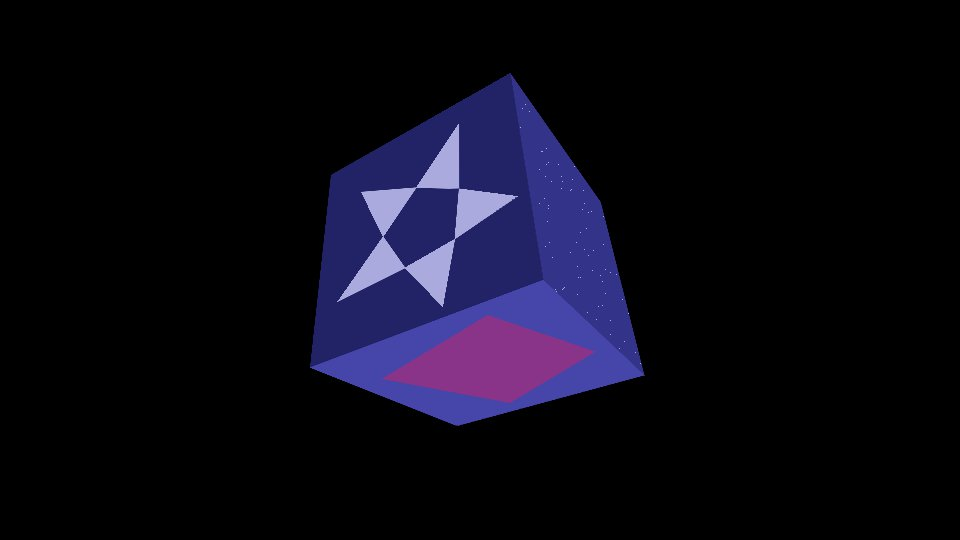

Generate this figure with Python:
# -*- coding: utf-8 -*-
import pygame
import numpy as np
import math
from sys import exit


class SideEffectCube:
    """
    Displays a cube with animated effects on its surfaces.

    @author: kalle
    """

    def __init__(self, screen, target_fps, run_seconds):
        self.run_seconds = run_seconds
        self.screen = screen
        self.width = self.screen.get_size()[0]
        self.height = self.screen.get_size()[1]
        self.fullScreen = False
        self.backgroundColor = (0, 0, 0)
        self.angleScale = (2.0 * np.pi) / 360.0         # to scale degrees.
        self.VectorObjs = []
        self.starAngle = 0.0
        self.starAngleAdd = 5.0
        self.starNodes = np.zeros((10, 2), dtype=float)  # star nodes have angle and distance from center data
        self.starField = np.zeros((50, 3), dtype=float)  # X and Y of each star + X speed
        self.starFieldColor = (170, 170, 222)
        self.zoomFrameCount = 180
        self.zoomDirection = 1
        self.zoomFrames = 0
        self.totalFrameCount = 60 * 45                  # 45 seconds
        self.totalFrames = 0
        self.midScreen = np.array([int(self.width / 2), int(self.height / 2)], dtype=float)
        self.zScale = self.height                       # Scaling for z coordinates
        self.startZPos = 10000.0
        self.endZPos = 500.0
        self.zPos = self.startZPos
        self.target_fps = target_fps                    # affects movement speeds
        self.running = True
        self.stop = False
        self.paused = False
        self.clock = pygame.time.Clock()
        self.start_timer = pygame.time.get_ticks()

        self.prepareCube()
        for VectorObj in self.VectorObjs:
            VectorObj.initObject()  # initialize objects
        self.screen.fill(self.backgroundColor)

    def run(self):
        """ Main loop. """

        while self.running:
            for event in pygame.event.get():
                if event.type == pygame.QUIT:
                    self.running = False
                    self.stop = True
                elif event.type == pygame.KEYDOWN:
                    if event.key == pygame.K_ESCAPE:
                        self.zoomDirection = -1
                        self.totalFrames = self.totalFrameCount - self.zoomFrames
                        self.stop = True
                    if event.key == pygame.K_f:
                        self.toggleFullScreen()
                    if event.key == pygame.K_SPACE:
                        self.pause()
                    if event.key == pygame.K_s:
                        # save screen, at half the resolution, using class name as file name
                        pygame.image.save(pygame.transform.scale(self.screen, (int(self.screen.get_size()[0] / 2), int(self.screen.get_size()[1] / 2))),
                                          self.__class__.__name__ + '.jpg')
                    # if event.key == pygame.K_i:
                    #     self.toggleInfoDisplay()
                elif event.type == pygame.MOUSEBUTTONDOWN:
                    if event.button == 1:
                        # left button: exit
                        self.zoomDirection = -1
                        self.totalFrames = self.totalFrameCount - self.zoomFrames

            if self.paused:
                pygame.time.wait(100)
            else:
                # main components executed here
                self.zoomCube()
                self.moveStarField()
                self.rotateStar()
                self.calcAndDisplay()

                # release any locks on screen
                while self.screen.get_locked():
                    self.screen.unlock()

                # switch between currently showed and the next screen (prepared in "buffer")
                pygame.display.flip()
                self.clock.tick(self.target_fps)  # this keeps code running at max target_fps

            if pygame.time.get_ticks() > self.start_timer + 1000 * self.run_seconds:
                self.zoomDirection = -1
                self.totalFrames = self.totalFrameCount - self.zoomFrames

        return self.stop

    def zoomCube(self):
        """
        Zoom the cube in and out by changing zPos.
        """

        self.zoomFrames += self.zoomDirection
        self.zPos = self.endZPos + self.startZPos * (self.zoomFrameCount - self.zoomFrames) / self.zoomFrameCount
        if self.zoomFrames == self.zoomFrameCount:
            self.zoomDirection = 0  # stop zoom when at the front
        self.totalFrames += 1
        if self.totalFrames == int(self.totalFrameCount / 2):
            self.VectorObjs[0].rotateSpeed *= 2  # double the rotation speed at half way
        if self.totalFrames == self.totalFrameCount - self.zoomFrameCount:
            self.zoomDirection = -1  # inititate zooming out
        if self.totalFrames >= self.totalFrameCount:
            self.running = False

    def calcAndDisplay(self):
        """
        Rotate and calculate objects and draw the cube on screen.
        """

        # lock screen for pixel operations
        self.screen.lock()

        # clear screen.
        self.screen.fill(self.backgroundColor)

        # unlock screen
        self.screen.unlock()

        # first rotate and transform both cubes.
        for VectorObj in self.VectorObjs:
            VectorObj.increaseAngles()
            VectorObj.setRotationMatrix()
            VectorObj.rotate()
            VectorObj.transform(self.zScale, self.zPos, self.midScreen)
            VectorObj.updateSurfaceCrossProductVector()
            VectorObj.updateSurfaceAngleToViewer(self.zPos)

        # draw cube 0 and, depending on surface, add projected additional details
        VectorObj = self.VectorObjs[0]
        # draw surface by surface, if surface is visible.
        for surface in (surf for surf in VectorObj.surfaces if surf.visible == 1):
            # build a list of transNodes for this surface
            node_list = ([VectorObj.transNodes[node][:2] for node in surface.nodes])
            pygame.draw.aalines(self.screen, surface.color, True, node_list)
            pygame.draw.polygon(self.screen, surface.color, node_list)
            if int(surface.idnum / 2) == 0:
                # "left and right" sides: add starfield
                self.addStarField(node_list)
            if int(surface.idnum / 2) == 1:
                # "top and bottom" surfaces: add star
                self.addStar(node_list)
            if int(surface.idnum / 2) == 2:
                # "front and back" surfaces: add cube
                self.addCube(node_list, surface.idnum)

    def addStarField(self, node_list):

        # add a star field to the surface just drawn. Each star has X and Y coordinates in range [0,1]; simply scale them within the surface.
        # use less stars when zoomed far away.

        XY = self.scaleToSurface(self.starField[0:int(np.shape(self.starField)[0] * (self.zoomFrames + 10) / (self.zoomFrameCount + 10)), 0:2], node_list)
        if self.zPos > self.endZPos + 1000.0:
            for i in range(int(np.shape(XY)[0] * ((self.startZPos + 1000.0 - self.zPos) / (self.startZPos - self.endZPos)))):
                self.screen.set_at((int(XY[i][0]), int(XY[i][1])), self.starFieldColor)
        else:
            c_size = 1.0 + (self.endZPos + 1000.0 - self.zPos) / 1000.0
            for i in range(np.shape(XY)[0]):
                pygame.draw.circle(self.screen, self.starFieldColor, (int(XY[i][0]), int(XY[i][1])), c_size)

    def moveStarField(self):

        # add "X-add" to X coordinate
        self.starField[:, 0] = self.starField[:, 0] + self.starField[:, 2]
        # check if still within cube boundaries
        for i in range(np.shape(self.starField)[0]):
            if self.starField[i, 0] > 0.99:
                self.starField[i, 0] -= 0.99

    def addStar(self, node_list):

        # add a star to the surface just drawn. node_list has surface node X,Y pair screen coordinates in clockwise order
        node_array = np.hstack((np.sin((self.starAngle + self.starNodes[:, 0:1]) * self.angleScale) * self.starNodes[:, 1:2] / 2 + 0.5,
                                np.cos((self.starAngle + self.starNodes[:, 0:1]) * self.angleScale) * self.starNodes[:, 1:2] / 2 + 0.5))
        XY = self.scaleToSurface(node_array, node_list)

        # draw the star, one triangle at a time
        node_list = (XY[0], XY[5], XY[9])
        pygame.draw.aalines(self.screen, self.starFieldColor, True, node_list)
        pygame.draw.polygon(self.screen, self.starFieldColor, node_list)
        for i in (range(4)):
            node_list = (XY[i + 1], XY[i + 6], XY[i + 5])
            pygame.draw.aalines(self.screen, self.starFieldColor, True, node_list)
            pygame.draw.polygon(self.screen, self.starFieldColor, node_list)

    def rotateStar(self):

        # rotate star by increasing the angle
        self.starAngle += self.starAngleAdd
        if self.starAngle >= 360:
            self.starAngle -= 360

    def addCube(self, node_list, idnum):

        # add object 1 i.e. the other cube by projecting it to the surface by simple scaling.

        CubeObj = self.VectorObjs[1]
        # recalculate transNodes. First they must be scaled to range [0,1]
        new_transNodes = (CubeObj.transNodes - self.midScreen) * (0.0025 * self.zPos / self.zScale) + np.array([0.5, 0.5])
        new_transNodes = self.scaleToSurface(new_transNodes, node_list)
        for surface in (surf for surf in CubeObj.surfaces if surf.visible == 1):
            # build a list of transNodes for this surface
            node_list = ([new_transNodes[node][:2] for node in surface.nodes])
            # change color depending on which master cube surface drawn
            color = surface.color
            if idnum % 2 == 0:
                color = (color[1], color[0], color[1])
            pygame.draw.aalines(self.screen, color, True, node_list)
            pygame.draw.polygon(self.screen, color, node_list)

    def scaleToSurface(self, XY_array, node_list):

        # node_list has surface four node X,Y pair screen coordinates in clockwise order
        # XY_array is a numpy array of shape (n,2) with values between 0 and 1, scaling within the surface X and Y.

        n_array = np.shape(XY_array)[0]
        # build a node array for "up" and "down" nodes "left" to "right" from node_list
        node_up =   np.array([node_list[0][0], node_list[0][1], node_list[1][0], node_list[1][1]])
        node_down = np.array([node_list[3][0], node_list[3][1], node_list[2][0], node_list[2][1]])
        # using Y coordinate, find the line (X1,Y1 - X2,Y2) wher the star is located
        Y_line = np.ones((n_array, 1)) * node_up - XY_array[:, 1:2] * node_up + XY_array[:, 1:2] * node_down

        # scale the results using star X coordinate
        m = XY_array[:, 0:1] * Y_line
        # combine to get end result
        XY = np.hstack((Y_line[:, 0:1] - m[:, 0:1] + m[:, 2:3],  Y_line[:, 1:2] - m[:, 1:2] + m[:, 3:4]))

        # perhaps a more readable scaling below, commented out of use
        # X1 = (1.0 - Y_array) * node_list[0][0] + Y_array * node_list[3][0]
        # Y1 = (1.0 - Y_array) * node_list[0][1] + Y_array * node_list[3][1]
        # X2 = (1.0 - Y_array) * node_list[1][0] + Y_array * node_list[2][0]
        # Y2 = (1.0 - Y_array) * node_list[1][1] + Y_array * node_list[2][1]
        # # using star X coordinate, set its screen X,Y on the line
        # X = (1.0 - X_array) * stars_X1 + X_array * stars_X2
        # Y = (1.0 - X_array) * stars_Y1 + X_array * stars_Y2

        return XY

    def toggleFullScreen(self):

        # toggle between fulls creen and windowed mode
        pygame.display.toggle_fullscreen()

    def pause(self):

        if self.paused:
            self.paused = False
        else:
            self.paused = True

    def addVectorObj(self, VectorObj):
        self.VectorObjs.append(VectorObj)

    def prepareCube(self):

        # set up two simple cubes. The second one will then be projected on the side of the other.

        vobj = VectorObject()
        vobj2 = VectorObject()
        # first add nodes, i.e. the corners of the cube, in (X, Y, Z) coordinates
        node_array = np.array([
                [ 100.0, 100.0, 100.0],
                [ 100.0, 100.0,-100.0],
                [ 100.0,-100.0,-100.0],
                [ 100.0,-100.0, 100.0],
                [-100.0, 100.0, 100.0],
                [-100.0, 100.0,-100.0],
                [-100.0,-100.0,-100.0],
                [-100.0,-100.0, 100.0]
                ])
        vobj.addNodes(node_array)
        vobj2.addNodes(node_array)
        # then define surfaces: ID, color, nodes
        node_list = [0, 3, 2, 1]  # node_list defines the four nodes forming a cube surface, in clockwise order
        vobj.addSurfaces( 0, ( 51, 51,137), node_list)
        vobj2.addSurfaces(0, ( 51,137, 51), node_list)
        node_list = [4, 5, 6, 7]
        vobj.addSurfaces( 1, ( 51, 51,137), node_list)
        vobj2.addSurfaces(1, ( 51,137, 51), node_list)
        node_list = [0, 1, 5, 4]
        vobj.addSurfaces( 2, ( 34, 34,102), node_list)
        vobj2.addSurfaces(2, ( 34,102, 34), node_list)
        node_list = [3, 7, 6, 2]
        vobj.addSurfaces( 3, ( 34, 34,102), node_list)
        vobj2.addSurfaces(3, ( 34,102, 34), node_list)
        node_list = [0, 4, 7, 3]
        vobj.addSurfaces( 4, ( 69, 69,170), node_list)
        vobj2.addSurfaces(4, ( 69,170, 69), node_list)
        node_list = [1, 2, 6, 5]
        vobj.addSurfaces( 5, ( 69, 69,170), node_list)
        vobj2.addSurfaces(5, ( 69,170, 69), node_list)

        vobj.rotateSpeed = np.array([2.1, -1.3, 1.55])
        vobj2.rotateSpeed = np.array([2.75, 1.4, -0.95])

        # add the object
        self.addVectorObj(vobj)
        self.addVectorObj(vobj2)

        # set up random star field with X,Y ranging from 0 to 1 and "X speed" from 0.01 to 0.04
        self.starField = np.random.rand(int(self.height / 8), 3) * np.array([1, 1, 0.03]) + np.array([0, 0, 0.01])

        # set up star nodes
        for i in range(5):
            self.starNodes[i, :] = np.array([i * 360 / 5, 0.9])
            self.starNodes[i + 5, :] = np.array([(i + 0.5) * 360 / 5, 0.4])


class VectorObject:

    """
    Position is the object's coordinates.
    Nodes are the predefined, static definition of object "corner points", around object position anchor point (0,0,0).
    RotatedNodes are the Nodes rotated by the given Angles and moved to Position.
    TransNodes are the RotatedNodes transformed from 3D to 2D (X.Y) screen coordinates.

    @author: kalle
    """
    def __init__(self):
        self.angles = np.array([0.0, 0.0, 0.0])
        self.angleScale = (2.0 * np.pi) / 360.0             # to scale degrees.
        self.rotationMatrix = np.zeros((3, 3))
        self.rotateSpeed = np.array([0.0, 0.0, 0.0])
        self.nodes = np.zeros((0, 3))                       # nodes will have unrotated X,Y,Z coordinates
        self.rotatedNodes = np.zeros((0, 3))                # rotatedNodes will have X,Y,Z coordinates after rotation ("final 3D coordinates")
        self.transNodes = np.zeros((0, 2))                  # transNodes will have X,Y coordinates
        self.surfaces = []

    def initObject(self):
        self.updateSurfaceCrossProductVector()
        self.updateSurfaceCrossProductLen()

    def addNodes(self, node_array):
        # add nodes (all at once)
        self.nodes = node_array
        self.rotatedNodes = node_array  # initialize rotatedNodes with nodes

    def addSurfaces(self, idnum, color, node_list):
        # add a Surface, defining its properties
        surface = VectorObjectSurface()
        surface.idnum = idnum
        surface.color = color
        surface.nodes = node_list
        self.surfaces.append(surface)

    def increaseAngles(self):
        self.angles += self.rotateSpeed
        for i in range(3):
            if self.angles[i] >= 360:
                self.angles[i] -= 360
            if self.angles[i] < 0:
                self.angles[i] += 360

    def setRotationMatrix(self):
        """ Set matrix for rotation using angles. """

        (sx, sy, sz) = np.sin((self.angles) * self.angleScale)
        (cx, cy, cz) = np.cos((self.angles) * self.angleScale)

        # build a matrix for X, Y, Z rotation (in that order, see Wikipedia: Euler angles) including position shift.
        # add a column of zeros for later position use
        self.rotationMatrix = np.array([[cy * cz               , -cy * sz              , sy      ],
                                        [cx * sz + cz * sx * sy, cx * cz - sx * sy * sz, -cy * sx],
                                        [sx * sz - cx * cz * sy, cz * sx + cx * sy * sz, cx * cy ]])

    def updateSurfaceCrossProductVector(self):
        # calculate cross product vector for each surface using rotatedNodes
        # always use vectors (1, 0) and (1, 2) (numbers representing nodes)
        # numpy "cross" was terribly slow, calculating directly as below takes about 10 % of the time.
        for surface in self.surfaces:
            vec_A = self.rotatedNodes[surface.nodes[2], 0:3] - self.rotatedNodes[surface.nodes[1], 0:3]
            vec_B = self.rotatedNodes[surface.nodes[0], 0:3] - self.rotatedNodes[surface.nodes[1], 0:3]
            vec_Cross = ([
                vec_B[1] * vec_A[2] - vec_B[2] * vec_A[1],
                vec_B[2] * vec_A[0] - vec_B[0] * vec_A[2],
                vec_B[0] * vec_A[1] - vec_B[1] * vec_A[0]
                ])
            surface.crossProductVector = vec_Cross

    def updateSurfaceCrossProductLen(self):
        # calculate cross product vector length for each surface.
        # this is constant and done only at init stage.
        for surface in self.surfaces:
            surface.setCrossProductLen()

    def updateSurfaceAngleToViewer(self, zPos):
        # calculate acute angle between surface plane and Viewer
        # surface plane cross product vector and Viewer vector both from node 1.
        for surface in self.surfaces:
            vec_Viewer = self.rotatedNodes[surface.nodes[1], 0:3] + np.array([0, 0, zPos])
            surface.setAngleToViewer(vec_Viewer)
            if surface.angleToViewer > 0:
                surface.visible = 1
            else:
                surface.visible = 0

    def rotate(self):
        """
        Apply a rotation defined by a given rotation matrix. First add
        """
        self.rotatedNodes = np.dot(self.nodes, self.rotationMatrix)

    def transform(self, zScale, zPos, midScreen):
        """
        Add screen center.
        """
        # add zPos and tranform from 3D to 2D; add midScreen to center on screen.
        self.transNodes = (self.rotatedNodes[:, 0:2] * zScale) / (self.rotatedNodes[:, 2:3] + zPos) + midScreen


class VectorObjectSurface:

    """
    Surfaces for a VectorObject.

    @author: kalle
    """

    def __init__(self):
        self.idnum = 0
        # properties set when defining the object
        self.nodes = []
        self.color = (0, 0, 0)
        # the following are calculated during program execution
        self.crossProductVector = np.zeros((0, 3))
        self.crossProductLen = 0.0   # precalculated length of the cross product vector - this is constant
        self.angleToViewer = 0.0
        self.angleToLightSource = 0.0
        self.visible = 1

    def setCrossProductVector(self, crossProductVector):
        self.crossProductVector = crossProductVector

    def setLightSourceVector(self, lightSourceVector):
        self.lightSourceVector = lightSourceVector

    def setCrossProductLen(self):
        self.crossProductLen = self.vectorLen(self.crossProductVector)

    def setAngleToViewer(self, vec_Viewer):
        if self.crossProductLen > 0 and vec_Viewer.any() != 0:
            # instead of true angle calculation using asin and vector lengths, a simple np.vdot is sufficient to find the sign (which defines if surface is visible)
            # self.angleToViewer = math.asin(np.dot(self.crossProductVector, vec_Viewer) / (self.crossProductLen * np.linalg.norm(vec_Viewer)))
            self.angleToViewer = np.dot(self.crossProductVector, vec_Viewer)

    def vectorLen(self, vector):
        # equivalent to numpy.linalg.norm for a 3D real vector, but much faster. math.sqrt is faster than numpy.sqrt.
        return math.sqrt(vector[0] * vector[0] + vector[1] * vector[1] + vector[2] * vector[2])


if __name__ == '__main__':
    """
    Prepare screen, objects etc.
    """

    # set screen size
    # first check available full screen modes
    pygame.display.init()
    # disp_modes = pygame.display.list_modes(0, pygame.FULLSCREEN | pygame.DOUBLEBUF | pygame.HWSURFACE)
    # disp_size = disp_modes[4] # selecting display size from available list. Assuming the 5th element is nice...
    disp_size = (1920, 1080)
    # disp_size = (800, 600)

    screen = pygame.display.set_mode(disp_size)
    pygame.display.set_caption('Side Effect Cube')
    SideEffectCube(screen, 60, 120).run()

    # exit; close display, stop music
    pygame.quit()
    exit()
